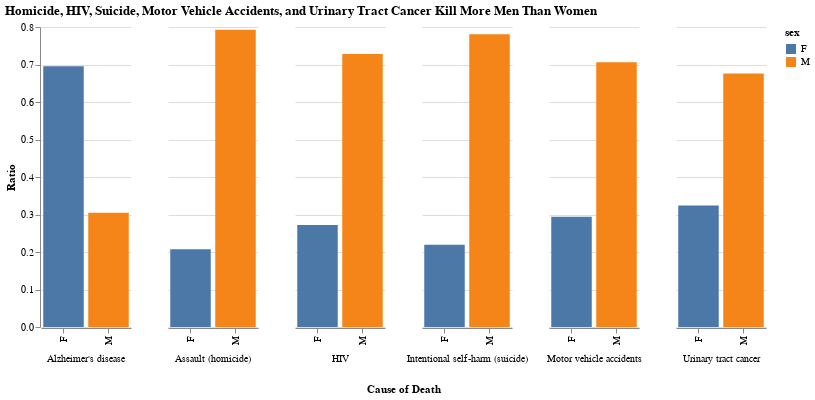

Here is the notebook cell this chart was saved with:
### Code cell
title = "Homicide, HIV, Suicide, Motor Vehicle Accidents, and Urinary Tract Cancer Kill More Men Than Women"
alt.Chart(sex_counts, title=title).mark_bar().encode(
    x=alt.X('sex:N', axis=alt.Axis(title="")),
    y=alt.Y('ratio:Q', axis=alt.Axis(title="Ratio")),
    color='sex:N', 
    column=alt.Column('39_cause_recode:N', 
                      header=alt.Header(title="Cause of Death", 
                                        titleOrient="bottom",
                                        labelOrient="bottom"),
                     spacing=35)
).configure_view(
    stroke='transparent'
).properties(width=90)

### Figure 1 — Vega-Lite specification as saved in the notebook (floating-point values rounded to 4 significant figures)
{"config": {"view": {"continuousWidth": 400, "continuousHeight": 300, "stroke": "transparent"}}, "data": {"name": "data-62ed97eaf971830a392fab131bb055c5"}, "mark": "bar", "encoding": {"color": {"type": "nominal", "field": "sex"}, "column": {"type": "nominal", "field": "39_cause_recode", "header": {"labelOrient": "bottom", "title": "Cause of Death", "titleOrient": "bottom"}, "spacing": 35}, "x": {"type": "nominal", "axis": {"title": ""}, "field": "sex"}, "y": {"type": "quantitative", "axis": {"title": "Ratio"}, "field": "ratio"}}, "title": "Homicide, HIV, Suicide, Motor Vehicle Accidents, and Urinary Tract Cancer Kill More Men Than Women", "width": 90, "$schema": "https://vega.github.io/schema/vega-lite/v4.8.1.json", "datasets": {"data-62ed97eaf971830a392fab131bb055c5": [{"39_cause_recode": "Alzheimer's disease", "sex": "F", "ratio": 0.6953}, {"39_cause_recode": "Alzheimer's disease", "sex": "M", "ratio": 0.3047}, {"39_cause_recode": "Assault (homicide)", "sex": "F", "ratio": 0.2074}, {"39_cause_recode": "Assault (homicide)", "sex": "M", "ratio": 0.7926}, {"39_cause_recode": "HIV", "sex": "F", "ratio": 0.2719}, {"39_cause_recode": "HIV", "sex": "M", "ratio": 0.7281}, {"39_cause_recode": "Intentional self-harm (suicide)", "sex": "F", "ratio": 0.2194}, {"39_cause_recode": "Intentional self-harm (suicide)", "sex": "M", "ratio": 0.7806}, {"39_cause_recode": "Motor vehicle accidents", "sex": "F", "ratio": 0.2939}, {"39_cause_recode": "Motor vehicle accidents", "sex": "M", "ratio": 0.7061}, {"39_cause_recode": "Urinary tract cancer", "sex": "F", "ratio": 0.3243}, {"39_cause_recode": "Urinary tract cancer", "sex": "M", "ratio": 0.6757}]}}
